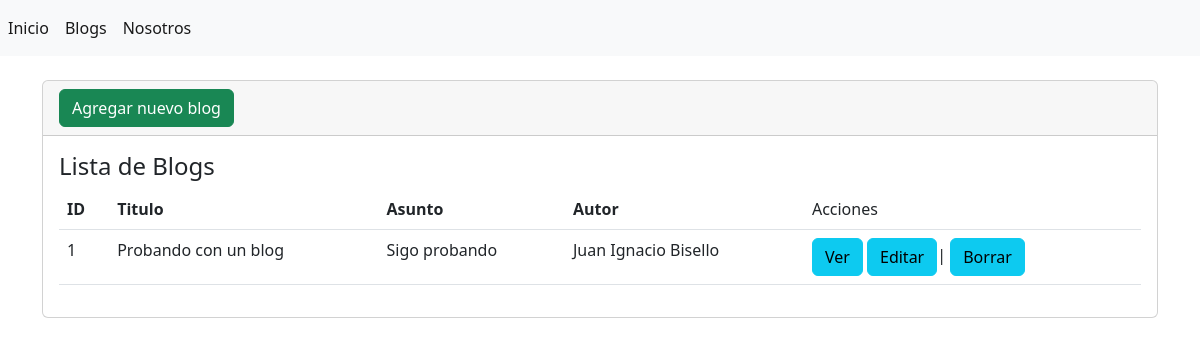
Page /blogs/ on the earlier database version.
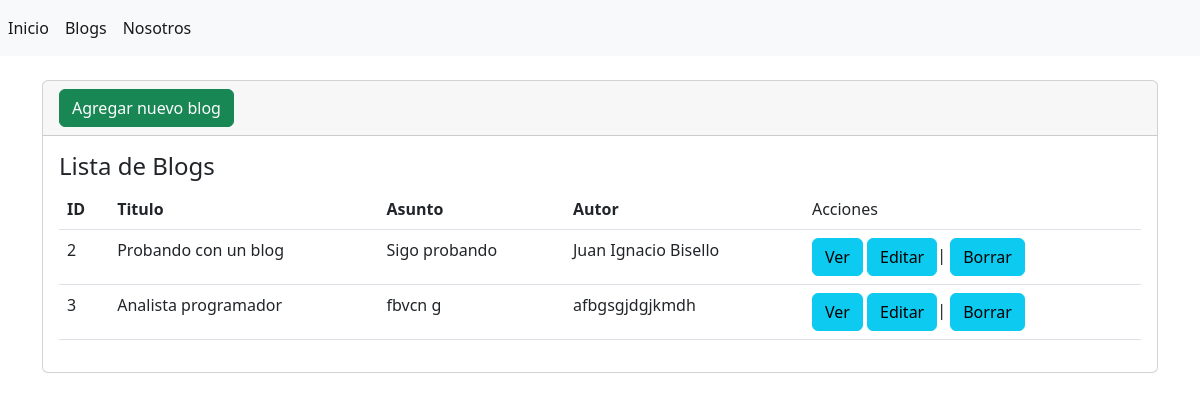
Same page on the later database version.
### blog/models.py (models this page shows, shortened)
class Blog(models.Model):
    id = models.AutoField(primary_key=True, unique=True)
    titulo = models.CharField(max_length=100, verbose_name='Titulo')
    subtitulo = models.CharField(max_length=100, verbose_name='Subtitulo')
    texto = RichTextField(blank=True, null=True)
    autor = models.CharField(max_length=40, verbose_name='Autor')
    fecha = models.DateTimeField()
    imagen = models.ImageField(upload_to='imagenes/')

### blog/views.py (the view)
# urls.py: path('blogs/', views.blogs, name='blogs'),
def blogs(request):
    blogs = Blog.objects.all()
    return render(request, 'nuevo_blog/bases.html', {'blogs': blogs})

### blog/templates/nuevo_blog/bases.html (shortened to what this page needs)
{% extends "index.html" %}
{% block contenido %}
<div class="card">
    <div class="card-header">
        <a name="" id="" class="btn btn-success" href="{% url 'crear_blogs' %}" role="button">Agregar nuevo blog</a>
    </div>
    <div class="card-body">
        <h4 class="card-title">Lista de Blogs</h4>
        <table class="table">
            <thead>
                <tr>
                    <th>ID</th>
                    <th>Titulo</th>
                    <th>Asunto</th>
                    <th>Autor</th>
                    <td>Acciones</td>
                </tr>
            </thead>
            <tbody>
                {% for blog in blogs %}
                <tr>
                    <td>{{ blog.id }}</td>
                    <td>{{ blog.titulo }}</td>
                    <td>{{ blog.subtitulo }}</td>
                    <td>{{ blog.autor }}</td>
                    <td> <a name="" id="" class="btn btn-info" href="{% url 'ver' blog.id %}" role="button">Ver</a> <a name="" id="" class="btn btn-info" href="{% url 'editar' blog.id %}" role="button">Editar</a>| <a name="" id="" class="btn btn-info" href="{% url 'eliminar' blog.id %}" role="button">Borrar</a></td>
                </tr>
                {% endfor %}
            </tbody>
        </table>
    </div>
</div>
{% endblock %}

Differences in the rows shown:
removed Blog: id "1", titulo "Probando con un blog", subtitulo "Sigo probando", autor "Juan Ignacio Bisello"
added Blog: id "2", titulo "Probando con un blog", subtitulo "Sigo probando", autor "Juan Ignacio Bisello"
added Blog: id "3", titulo "Analista programador", subtitulo "fbvcn g", autor "afbgsgjdgjkmdh"
